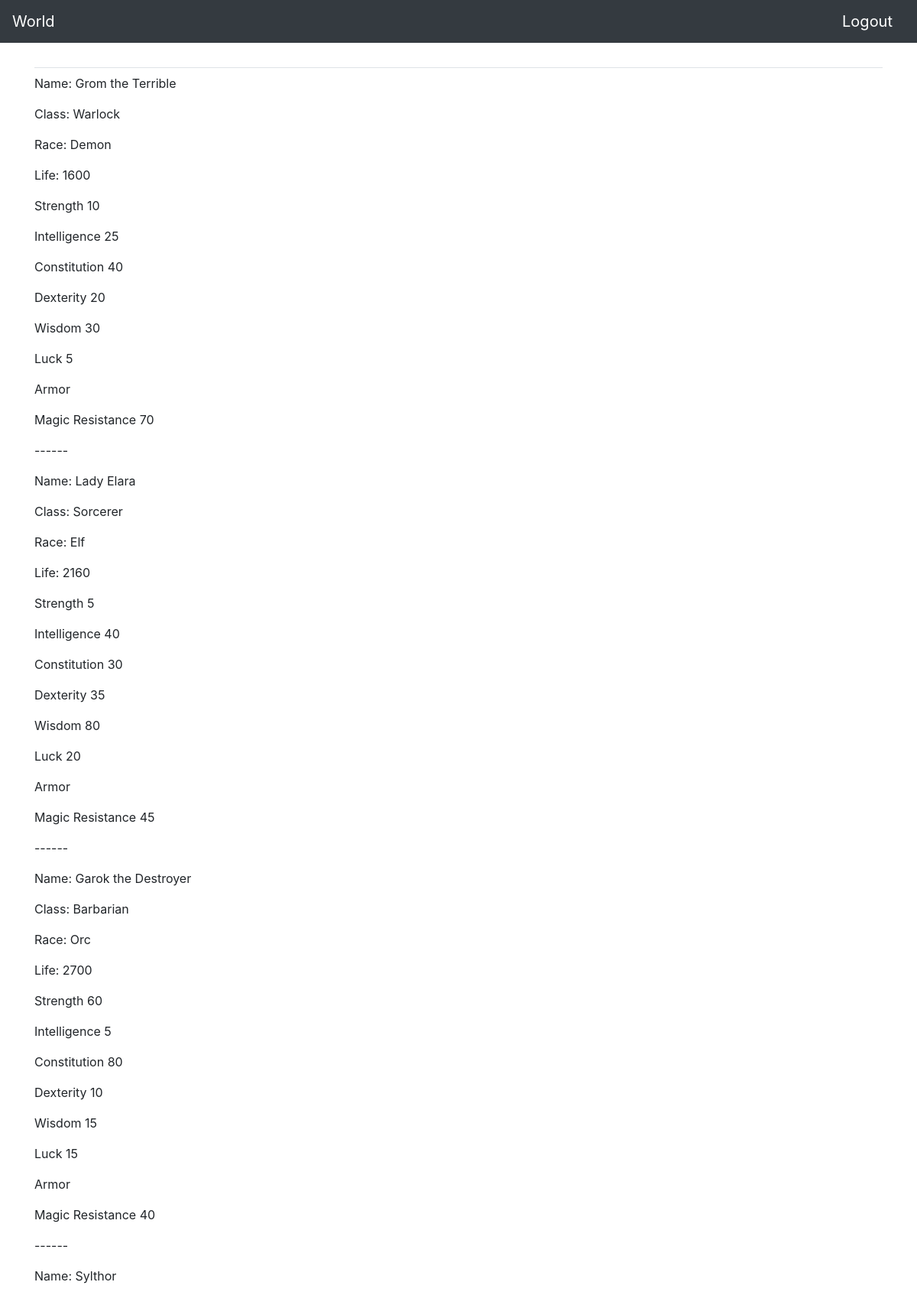
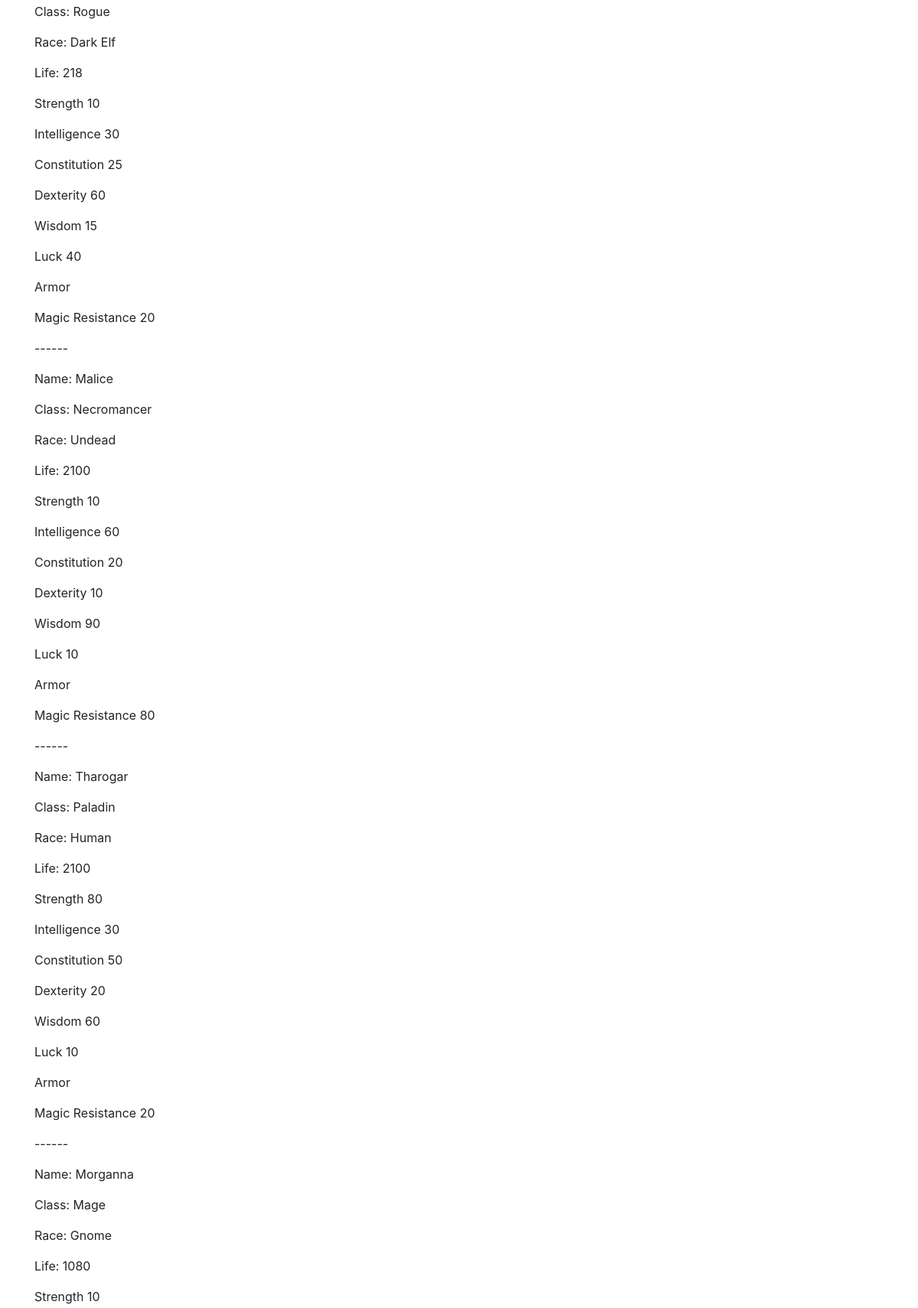
The app's page /bots_farm/bots_farm/ (signed in, upper part) with its own data (2 pictures, top to bottom).
### Bots_Farm/models.py (models this page shows)
class Enemy(models.Model):
    name = models.CharField(max_length=100)
    level = models.IntegerField()
    enemy_class = models.CharField(max_length=100)
    enemy_race = models.CharField(max_length=100)
    hp = models.PositiveIntegerField()
    damage = models.PositiveIntegerField()
    strength = models.PositiveIntegerField(default=10)
    intelligence = models.PositiveIntegerField(default=10)
    constitution = models.PositiveIntegerField(default=10)
    dexterity = models.PositiveIntegerField(default=10)
    luck = models.PositiveIntegerField(default=10)
    wisdom = models.PositiveIntegerField(default=10)
    physical_res = models.PositiveIntegerField(default=10)
    magic_res = models.PositiveIntegerField(default=10)
    max_gold = models.PositiveIntegerField(default=10)
    min_gold = models.PositiveIntegerField(default=1)
    max_exp = models.PositiveIntegerField(default=10)
    min_exp = models.PositiveIntegerField(default=1)
    battle_duration = models.PositiveIntegerField(default=60) # Default battle duration is 60 seconds

### Bots_Farm/views.py (the view)
# urls.py: path('bots_farm/', views.enemies_list, name='bots_farm'),
@login_required
def enemies_list(request):
    enemies = Enemy.objects.all()
    for enemy in enemies:
        enemy.life = int(
            enemy.hp * ((1 + enemy.constitution * 0.1) * (1 + enemy.wisdom * 0.1)) / 10)
    return render(request, 'Bots_Farm/bots_farm.html', {'enemies': enemies})

### Bots_Farm/templates/Bots_Farm/bots_farm.html (shortened to what this page needs)
{% extends "Home/base.html" %}
{% block content %}
{% for enemy in enemies %}
    <p>Name: {{ enemy.name }}</p>
    <p>Class: {{ enemy.enemy_class }}</p>
    <p>Race: {{ enemy.enemy_race }}</p>
    <p>Life: {{ enemy.life }}</p>
    <p>Strength {{ enemy.strength }}</p>
    <p>Intelligence {{ enemy.intelligence }}</p>
    <p>Constitution {{ enemy.constitution }}</p>
    <p>Dexterity {{ enemy.dexterity }}</p>
    <p>Wisdom {{ enemy.wisdom }}</p>
    <p>Luck {{ enemy.luck }}</p>
    <p>Armor {{ enemy.armor }}</p>
    <p>Magic Resistance {{ enemy.magic_res }}</p>
    <p>------</p>
{% empty %}
    <p>No enemies to display.</p>
{% endfor %}
{% endblock content %}

### Home/templates/Home/base.html (shortened to what this page needs)
{% load bootstrap4 %}
{% load static %}
<!doctype html>
<html lang="eng">
    <head>
      {% bootstrap_css %}
    </head>
    <body>
      <nav class="navbar navbar-expend-md navbar-dark bg-dark mb-4 ">
          {% if user.is_authenticated %}
            <a class="navbar-brand" href="{% url 'World:main' %}">World</a>
            <a class="navbar-brand" href="{% url 'Users:logout' %}">Logout</a>
          {% else %}
            <a class="navbar-brand" href="{% url 'Home:home' %}">Home</a>
          {% endif %}
      </nav>
      <main role="main" class="container">
        <div class="pb-2 mb-2 border-bottom">
        </div>
        <div>
          {% block content %}{% endblock content %}
        </div>
      </main>
    </body>
  </html>

### records on screen
Enemy: name "Grom the Terrible", enemy_class "Warlock", enemy_race "Demon", life "1600", strength "10", intelligence "25", constitution "40", dexterity "20", wisdom "30", luck "5", magic_res "70"
Enemy: name "Lady Elara", enemy_class "Sorcerer", enemy_race "Elf", life "2160", strength "5", intelligence "40", constitution "30", dexterity "35", wisdom "80", luck "20", magic_res "45"
Enemy: name "Garok the Destroyer", enemy_class "Barbarian", enemy_race "Orc", life "2700", strength "60", intelligence "5", constitution "80", dexterity "10", wisdom "15", luck "15", magic_res "40"
Enemy: name "Sylthor", enemy_class "Rogue", enemy_race "Dark Elf", life "218", strength "10", intelligence "30", constitution "25", dexterity "60", wisdom "15", luck "40", magic_res "20"
Enemy: name "Malice", enemy_class "Necromancer", enemy_race "Undead", life "2100", strength "10", intelligence "60", constitution "20", dexterity "10", wisdom "90", luck "10", magic_res "80"
Enemy: name "Tharogar", enemy_class "Paladin", enemy_race "Human", life "2100", strength "80", intelligence "30", constitution "50", dexterity "20", wisdom "60", luck "10", magic_res "20"
Enemy: name "Morganna", enemy_class "Mage", enemy_race "Gnome", life "1080", strength "10"
